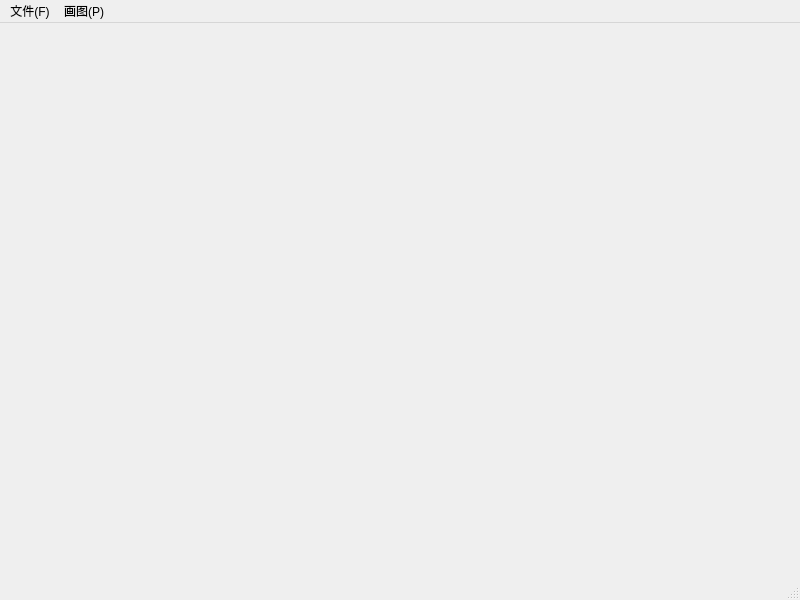
<?xml version="1.0" encoding="UTF-8"?>
<ui version="4.0">
 <class>MainWindow</class>
 <widget class="QMainWindow" name="MainWindow">
  <property name="geometry">
   <rect>
    <x>0</x>
    <y>0</y>
    <width>800</width>
    <height>600</height>
   </rect>
  </property>
  <property name="minimumSize">
   <size>
    <width>800</width>
    <height>600</height>
   </size>
  </property>
  <property name="windowTitle">
   <string>画图工具 1.1</string>
  </property>
  <property name="windowIcon">
   <iconset resource="images.qrc">
    <normaloff>:/images/logo.ico</normaloff>:/images/logo.ico</iconset>
  </property>
  <widget class="QWidget" name="centralwidget"/>
  <widget class="QMenuBar" name="menubar">
   <property name="geometry">
    <rect>
     <x>0</x>
     <y>0</y>
     <width>800</width>
     <height>25</height>
    </rect>
   </property>
   <widget class="QMenu" name="menu_F">
    <property name="title">
     <string>文件(F)</string>
    </property>
    <addaction name="action_load"/>
   </widget>
   <widget class="QMenu" name="menu_P">
    <property name="title">
     <string>画图(P)</string>
    </property>
    <addaction name="action_line"/>
    <addaction name="action_polygon"/>
    <addaction name="action_clear"/>
   </widget>
   <addaction name="menu_F"/>
   <addaction name="menu_P"/>
  </widget>
  <widget class="QStatusBar" name="statusbar"/>
  <action name="action_load">
   <property name="icon">
    <iconset resource="images.qrc">
     <normaloff>:/images/load.png</normaloff>:/images/load.png</iconset>
   </property>
   <property name="text">
    <string>加载图片</string>
   </property>
  </action>
  <action name="action_line">
   <property name="icon">
    <iconset resource="images.qrc">
     <normaloff>:/images/line.png</normaloff>:/images/line.png</iconset>
   </property>
   <property name="text">
    <string>画线</string>
   </property>
  </action>
  <action name="action_polygon">
   <property name="icon">
    <iconset resource="images.qrc">
     <normaloff>:/images/polygon.png</normaloff>:/images/polygon.png</iconset>
   </property>
   <property name="text">
    <string>画多边形</string>
   </property>
  </action>
  <action name="action_clear">
   <property name="icon">
    <iconset resource="images.qrc">
     <normaloff>:/images/clear.png</normaloff>:/images/clear.png</iconset>
   </property>
   <property name="text">
    <string>清除画线</string>
   </property>
  </action>
 </widget>
 <resources>
  <include location="images.qrc"/>
 </resources>
 <connections/>
</ui>
